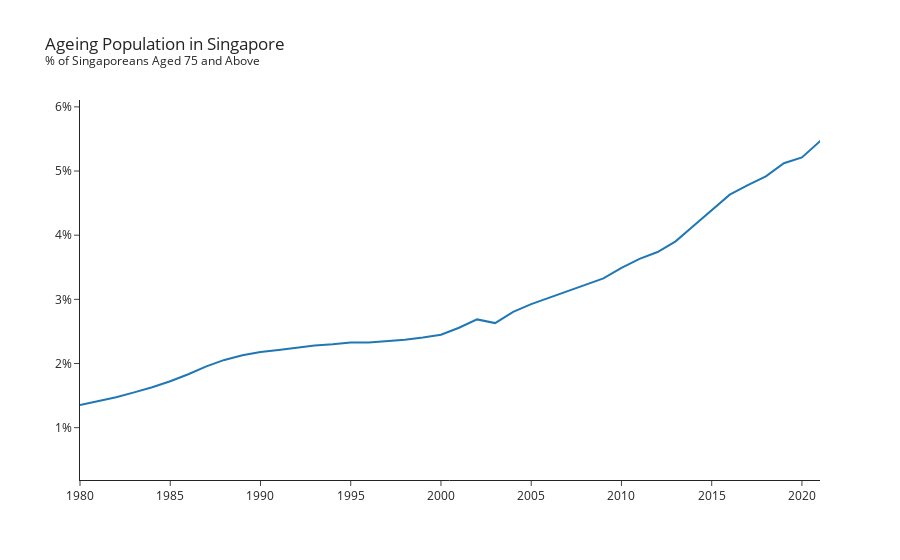

The code cell stored with this chart in its notebook:
### Markdown cell above
### Ageing Population

Geriatric Medicine is provided for those aged 75 and above.

### Code cell
plot_ageing_population()

### Figure 1 — Plotly figure (JSON) as saved in the notebook; plotly's stock layout.template omitted (floating-point values rounded to 4 significant figures)
{"data": [{"hovertemplate": "year=%{x}<br>75 Years & Over=%{y}<extra></extra>", "legendgroup": "", "line": {"color": "#1F77B4", "dash": "solid"}, "marker": {"symbol": "circle"}, "mode": "lines", "name": "", "orientation": "v", "showlegend": false, "type": "scatter", "x": [1957, 1958, 1959, 1960, 1961, 1962, 1963, 1964, 1965, 1966, 1967, 1968, 1969, 1970, 1971, 1972, 1973, 1974, 1975, 1976, 1977, 1978, 1979, 1980, 1981, 1982, 1983, 1984, 1985, 1986, 1987, 1988, 1989, 1990, 1991, 1992, 1993, 1994, 1995, 1996, 1997, 1998, 1999, 2000, 2001, 2002, 2003, 2004, 2005, 2006, 2007, 2008, 2009, 2010, 2011, 2012, 2013, 2014, 2015, 2016, 2017, 2018, 2019, 2020, 2021, 2022], "xaxis": "x", "y": [0.004805, null, null, null, null, null, null, null, null, null, null, null, null, 0.008398, null, null, null, null, null, null, null, null, null, 0.01355, 0.01408, 0.01473, 0.0155, 0.01629, 0.01724, 0.01833, 0.01955, 0.02056, 0.02129, 0.02178, 0.02209, 0.0225, 0.02281, 0.023, 0.02326, 0.02329, 0.02349, 0.02371, 0.02404, 0.0245, 0.02557, 0.02687, 0.0263, 0.02804, 0.02925, 0.03025, 0.03123, 0.0323, 0.03327, 0.03492, 0.03631, 0.03737, 0.03904, 0.04149, 0.04392, 0.04632, 0.04779, 0.04917, 0.05122, 0.05212, 0.05465, 0.05811], "yaxis": "y"}], "layout": {"legend": {"tracegroupgap": 0}, "title": {"text": "Ageing Population in Singapore <br><sup>% of Singaporeans Aged 75 and Above</sup>"}, "xaxis": {"anchor": "y", "domain": [0, 1], "range": [1980, 2021], "title": {"text": ""}}, "yaxis": {"anchor": "x", "domain": [0, 1], "tickformat": ",.0%", "title": {"text": ""}}}}
